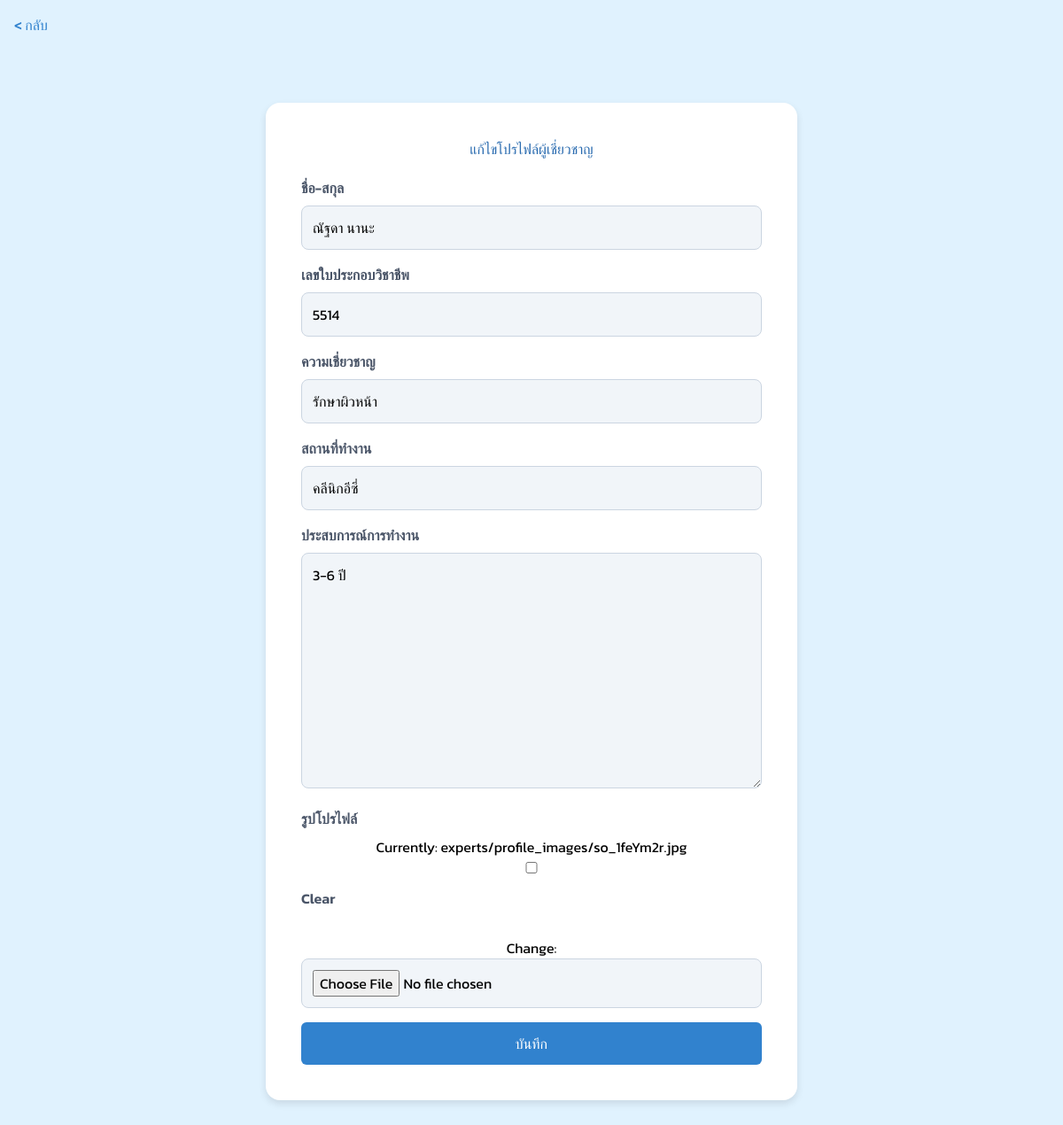
Page /edit_expert_profile/ (signed in) on the committed database.
### accounts/models.py (models this page shows, shortened)
class Expert(models.Model):
    user = models.OneToOneField(User, on_delete=models.CASCADE, related_name='expert_profile', null=True)
    full_name = models.CharField(max_length=100, verbose_name="ชื่อ-สกุล")
    license_number = models.CharField(max_length=20, unique=True, verbose_name="เลขใบประกอบวิชาชีพ")
    expertise = models.CharField(max_length=100, verbose_name="ความเชี่ยวชาญ")
    workplace = models.CharField(max_length=100, verbose_name="สถานที่ทำงาน")
    experience = models.TextField(verbose_name="ประสบการณ์การทำงาน")
    profile_image = models.ImageField(upload_to="experts/profile_images", null=True, blank=True, verbose_name="รูปโปรไฟล์")
    is_verified = models.BooleanField(default=False, verbose_name="ยืนยันแล้ว")

### accounts/views.py (the view)
# urls.py: path('edit_expert_profile/', views.edit_expert_profile, name='edit_expert_profile'),
@login_required
def edit_expert_profile(request):
    try:
        expert = Expert.objects.get(user=request.user)
    except Expert.DoesNotExist:
        messages.error(request, "ไม่พบข้อมูลผู้เชี่ยวชาญ")
        return redirect('expert_profile')
    if request.method == 'POST':
        form = ExpertProfileForm(request.POST, request.FILES, instance=expert)
        if form.is_valid():
            form.save()
            messages.success(request, "แก้ไขข้อมูลสำเร็จ")
            return redirect('expert_profile')
    else:
        form = ExpertProfileForm(instance=expert)
    return render(request, 'edit_expert_profile.html', {'form': form})

### accounts/forms.py
class ExpertProfileForm(forms.ModelForm):
    class Meta:
        model = Expert
        fields = ['full_name', 'license_number', 'expertise', 'workplace', 'experience', 'profile_image']

### templates/edit_expert_profile.html (shortened to what this page needs)
<!DOCTYPE html>
<html lang="th">
<head>
    <script src="https://cdn.tailwindcss.com"></script>
</head>
<body>
    <div class="p-4">
        <a href="{% url 'expert_profile' %}" class="back-button">&lt; กลับ</a>
    </div>
    <div class="form-container">
        <h1>แก้ไขโปรไฟล์ผู้เชี่ยวชาญ</h1>
        <form method="post" enctype="multipart/form-data">
            <div>
                <label for="id_full_name">ชื่อ-สกุล</label>
                {{ form.full_name }}
            </div>
            <div>
                <label for="id_license_number">เลขใบประกอบวิชาชีพ</label>
                {{ form.license_number }}
            </div>
            <div>
                <label for="id_expertise">ความเชี่ยวชาญ</label>
                {{ form.expertise }}
            </div>
            <div>
                <label for="id_workplace">สถานที่ทำงาน</label>
                {{ form.workplace }}
            </div>
            <div>
                <label for="id_experience">ประสบการณ์การทำงาน</label>
                {{ form.experience }}
            </div>
            <div>
                <label for="id_profile_image">รูปโปรไฟล์</label>
                {{ form.profile_image }}
            </div>
            <button type="submit" class="submit-btn">บันทึก</button>
        </form>
    </div>
</body>
</html>

### templates/edit_expert_profile.html (style rules this page uses)
* { font-family: "Kanit", sans-serif; }
body { background-color: #E0F2FE; }
.form-container { background-color: white; border-radius: 16px; box-shadow: 0 4px 8px rgba(0, 0, 0, 0.1); padding: 40px; max-width: 600px; margin: 40px auto; text-align: center; }
.form-container h1 { color: #2B6CB0; margin-bottom: 20px; }
.form-container label { display: block; color: #4A5568; font-weight: 600; text-align: left; margin-bottom: 8px; }
.form-container input, .form-container textarea, .form-container select { width: 100%; padding: 12px; border-radius: 8px; border: 1px solid #CBD5E1; margin-bottom: 16px; font-size: 1rem; background-color: #F1F5F9; }
.submit-btn { background-color: #3182CE; color: white; padding: 12px 24px; border-radius: 6px; font-size: 1rem; transition: background-color 0.3s; cursor: pointer; width: 100%; }
.back-button { color: #3182CE; text-decoration: none; margin-bottom: 20px; display: inline-block; font-size: 1rem; font-weight: 500; }

### rows in the picture
Expert: full_name "ณัฐดา นานะ", license_number "5514", expertise "รักษาผิวหน้า", workplace "คลีนิกอีซี่", experience "3-6 ปี"
